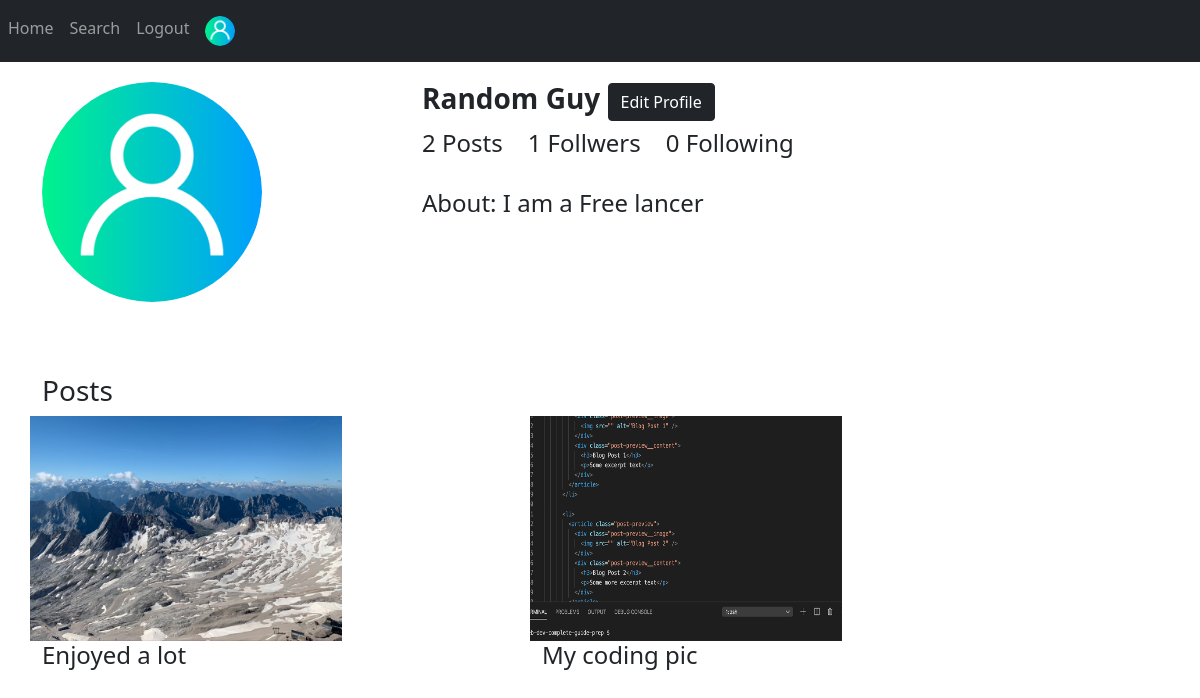
/accounts/userdetails/ (signed in), run on the app's committed database.
### accounts_app/models.py (models this page shows, shortened)
class UserProfile(models.Model):
    user = models.OneToOneField(User, on_delete=models.CASCADE, related_name='user_profile')
    profile_pic = models.ImageField(upload_to='profile_pics', blank=True)
    first_name = models.CharField(max_length=255, null=True)
    last_name = models.CharField(max_length=255, null=True)
    age = models.IntegerField(null=True)
    dob = models.DateField(blank=True, null=True)
    about = models.TextField(null=True)

### posts_app/models.py (models this page shows, shortened)
class Post(models.Model):
    name = models.ForeignKey(User, on_delete=models.CASCADE, related_name='posts')
    image = models.ImageField(upload_to='post_images')
    caption = models.CharField(max_length=500, null=True)
    date_posted = models.DateTimeField(auto_now_add=True)
    updated_date = models.DateTimeField(auto_now=True)
    class Meta:
        ordering = ['-date_posted']

### accounts_app/views.py (the view)
# urls.py: path('userdetails/', views.user_details, name='user-details'),
def user_details(request):
    user_posts = PostForm()
    return render(request, 'accounts_app/userdetails.html',{
        'user_posts':user_posts,
    })

### accounts_app/templates/accounts_app/userdetails.html (shortened to what this page needs)
{% extends 'base.html' %}
{% load static %}
{% block includes %}
  {% include 'includes/navbar.html' %}
{% endblock %}
{% block content %}
<div class="row">
  <div class="col-sm-4">
    {% if user.user_profile.profile_pic %}
    <img src="{{ user.user_profile.profile_pic.url }}" width="220px" height="220px" alt="default profile pic" class="rounded-circle">
    {% else %}
    <img src="{% static 'accounts_app/images/profile.png' %}" width="220px" height="220px" alt="default profile pic" class="rounded-circle">
    {% endif %}
  </div>
  <div class="col-sm-8">
    <h3><strong>{{ user.user_profile.first_name|title }} {{ user.user_profile.last_name|title }}</strong>    <a href="{% url 'profiles' %}" class="btn btn-dark"> Edit Profile</a></h3>
    <h4>{{ user.posts.count }} Posts &nbsp;&nbsp; {{ user.followers.count }} Follwers &nbsp;&nbsp; {{ user.following.count }} Following  &nbsp;&nbsp;</h4>
    <br>
    {% if user.user_profile.about %}
    <h4>About: {{ user.user_profile.about }}</h4>
    {% else %}
    <h5>Go to edit profile to set your about</h5>
    {% endif %}
  </div>
</div>
  <br>
  <br>
  <br>
  <h3>Posts</h3>
  <div class="row">
    {% for user_post in user.posts.all %}
    <div class="crop">
        <img src="{{ user_post.image.url }}" alt="{{ user_post.caption }}">
        <h4>{{ user_post.caption }}</h4>
    </div>
    {% endfor %}
  </div>
{% endblock %}

### accounts_app/templates/accounts_app/userdetails.html (style rules this page uses)
.crop { width:500px; height:500px; overflow: hidden; }
.crop img { width: 400px; height:300px; margin: -75px 0 0 -100px; }

### data on the page
Post: image (picture), caption "Enjoyed a lot"
Post: image (picture), caption "My coding pic"

### other printed values
{{ user.user_profile.first_name|title }} "Random"
{{ user.user_profile.last_name|title }} "Guy"
{{ user.posts.count }} "2"
{{ user.followers.count }} "1"
{{ user.following.count }} "0"
{{ user.user_profile.about }} "I am a Free lancer"
